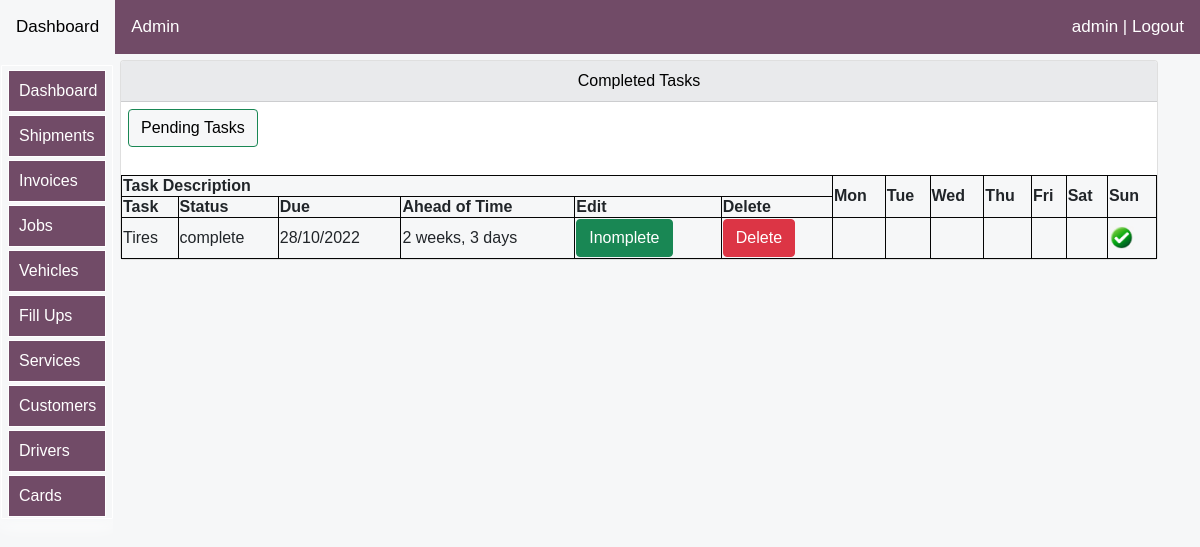
Page /todoapp/completed-tasks (signed in) on the committed database.
### todoapp/models.py (models this page shows, shortened)
class TasksModel(models.Model):
    task_status = [
    ('complete', 'complete'),
    ('incomplete', 'incomplete'),
    ]
    day = [
    ('Monday', 'Monday'),
    ('Tuesday', 'Tuesday'),
    ('Wednesday', 'Wednesday'),
    ('Thursday', 'Thursday'),
    ('Friday', 'Friday'),
    ('Saturday', 'Saturday'),
    ('Sunday', 'Sunday'),
    ]
    task = models.CharField(max_length=20,blank=False)
    status = models.CharField(max_length=10,choices=task_status,default='incomplete')
    createDate=models.DateTimeField(auto_now_add=True)
    dueDate=models.DateTimeField(auto_now_add=False,auto_now=False,blank=True,null=True)
    taskDay = models.CharField(max_length=10,choices=day,default='Monday')
    assignedto=models.ForeignKey(AlwenDriversModel,on_delete=models.SET_NULL,blank=True,null=True,related_name="taskassignrelname")

### todoapp/views.py (the view)
# urls.py: path('completed-tasks', views.completedTasksList, name="completedTasksList"),
def completedTasksList(request):
    title="Completed Tasks"
    form =AddTasksForm(request.POST or None)
    tasks=TasksModel.objects.filter(status="incomplete")
    completed_tasks=TasksModel.objects.filter(status="complete")
    if form.is_valid():
        form.save()
        messages.success(request, 'Task added successfully')
        form=AddTasksForm()#this clears out the form after adding the product
    context = {
        "form":form,
        "tasks":tasks,
        "title":title,
        "completed_tasks":completed_tasks,
    }
    return render(request,'todoapp/completed-tasks.html',context)

### todoapp/templates/todoapp/completed-tasks.html (shortened to what this page needs)
{% extends 'bases/base.html'%}
{% load static %}
{% load humanize %}
{% load crispy_forms_tags %}
{% block style %}
<link href="{% static 'css/bootstrap.min.css' %}" rel="stylesheet">
<link rel="stylesheet" href="https://use.fontawesome.com/releases/v5.15.2/css/all.css"
>
   {%endblock%}
   {% block body %}
<div class="container">
    <div class="row mt-12">
        <div class="col-md-12">
            <div class="card">
                <div id="allif-section-headers" class="card-header ">
                   Completed Tasks
            </div>
              <div >
            <a href="{% url 'todoapp:to-do-list' %}">
              <button id="allif-link-buttons" type="button" class="btn btn-success mybuttonlinks" >
                Pending Tasks
              </button>
            </a>
            </div>
              <table>
                <tr>
                  <th colspan="6">Task Description</th>
                  <th rowspan="2">Mon</th>
                  <th rowspan="2">Tue</th>
                  <th rowspan="2">Wed</th>
                  <th rowspan="2">Thu</th>
                  <th rowspan="2"  >Fri</th>
                  <th rowspan="2">Sat</th>
                  <th rowspan="2">Sun</th>
                </tr>
                <br>
                <tr>
                  <th scope="col">Task</th>
                  <th scope="col">Status</th>
                  <th scope="col">Due</th>
                  <th scope="col">Ahead of Time</th>
                  <th scope="col">Edit</th>
                  <th scope="col">Delete</th>
                {% for task in completed_tasks %}
                <tr>
                  <td>{{task.task}}</td>
                  <td>{{task.status}}</td>
                  <td>{{task.dueDate|date:'d/m/Y'}}</td>
                  <td>{{task.dueDate|timeuntil}}</td>
          <td> <a href="{% url 'todoapp:markTaskComplete' task.id %}" data-toggle="tooltip" title="Delete this record">
            <button class="btn btn-success">Inomplete</button></a></td>
          <td> <a href="{% url 'todoapp:delete_task' task.id %}" data-toggle="tooltip" title="Delete this record">
            <button class="btn btn-danger">Delete</button></a></td>
          {% if task.taskDay == 'Monday' %}
          <td>
            {% if task.status == 'complete' %}
            <img src="{% static 'img/task.png' %}" width="25">
          {% else %}
          <img src="{% static 'img/pending.png' %}" width="25">
          {% endif %}
          </td>
          <td></td>
          <td></td>
          <td></td>
          <td></td>
          <td></td>
          <td></td>
          {% elif task.taskDay == 'Sunday' %}
          <td></td>
          <td></td>
          <td></td>
          <td></td>
          <td></td>
          <td></td>
          <td>{% if task.status == 'complete' %}
            <img src="{% static 'img/task.png' %}" width="25">
          {% else %}
          <img src="{% static 'img/pending.png' %}" width="25">
          {% endif %}</td>
          {% endif %}
                </tr>
               {% endfor %}
              </table>
              </div>
        </div>
      </div>
</div>
   {% endblock %}

### logistics/templates/bases/log-topnavbar.html (shortened to what this page needs)
    <div class="topnav" id="myTopnav">
      <a  href="{% url 'logistics:logistics-dashboard' %}">Dashboard </a>
      {% if request.user.is_superuser %}
      <a href="/admin">Admin</a>
      {% endif %}
    {% if user.is_authenticated %}
    <a href="{% url 'login:logout' %}" style="float: right;">{{user}} | Logout</a>
            {% else %}
            <a href="{% url 'login:loginpage' %}" style="float: right;">Login</a>
        {% endif %}
    </div>

### todoapp/templates/todoapp/completed-tasks.html (style rules this page uses)
body { font-size: 2rem; opacity: 1; position:sticky; overflow: auto; text-align: left; max-width: 100%; background-color: #F6F7F8; margin: auto; padding: auto; }
.container { background-color: #F6F7F8; }
table { background-color: #F6F7F8; }
.mybuttonlinks { margin-top: 7px; margin-left: 7px; margin-bottom: 5px; }
#allif-section-headers { background-color: #e9eaec; color: black; font-size: 16px; text-align: center; }
#allif-link-buttons { background-color: #F6F7F8; color: black; }
a:link { text-decoration: none; }
@media screen and (min-width:1000px) and (max-width:2000px) { .container { margin-top: 10px; display: block; font-size: 0.95rem; margin-left:auto ; margin-right: auto; margin: auto; padding-left: 90px; } }
table, th, td ,form { border: 1px solid rgb(4, 4, 4); width: auto; }

### logistics/templates/bases/log-topnavbar.html (style rules this page uses)
body { margin: 0; font-family: Arial, Helvetica, sans-serif; }
.topnav { background-color: #714b67;; position: fixed; width: 100%; z-index:10; overflow:auto; margin-right: 0; right: 0; color: white; }
.topnav a { float: left; display: block; color: white; text-align: center; padding: 14px 16px; text-decoration: none; font-size: 17px; }

### logistics/templates/bases/log-sidenavbar.html (style rules this page uses)
:root { --sidebar_font_size:1.0rem; }

### rows in the picture
TasksModel: task "Tires", status "complete", dueDate "28/10/2022", dueDate "2 weeks, 3 days"

### other values in the picture
{{ user }} "admin"
